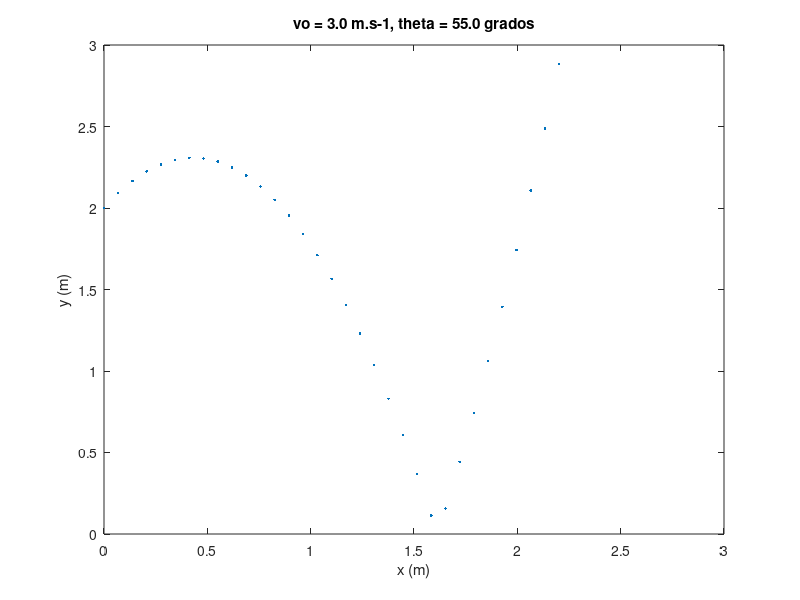

This figure's MATLAB source:
%close all
clear all

g = 9.8;  % m.s2 gravedad
h1 = 2; %m altura inicial
theta = 55; % angulo inicial en grado
vo = 3; %  m.s-1 velocidad inicial
vox = vo*cosd(theta); % proyeccion horizontal cosd() = grado - cos() = rad
voy = vo*sind(theta); % proyeccion vertical

%%vector tiempo de 10 s con 25 imagenes por segundo
t = [ 0 : 1/25 : 10 ] % ans 1 251 

%vector x posicion horizontal
 x = vox * t; %%% m.s-1 => m
 y = h1 + voy/vox * x - 1/2 * g / vox^2 * x.^2
 
figure;plot(x,abs(y),'.')
axis([0 3 0 3])
xlabel('x (m)')
ylabel('y (m)')
title(sprintf('vo = %1.1f m.s-1, theta = %1.1f grados',vo,theta))